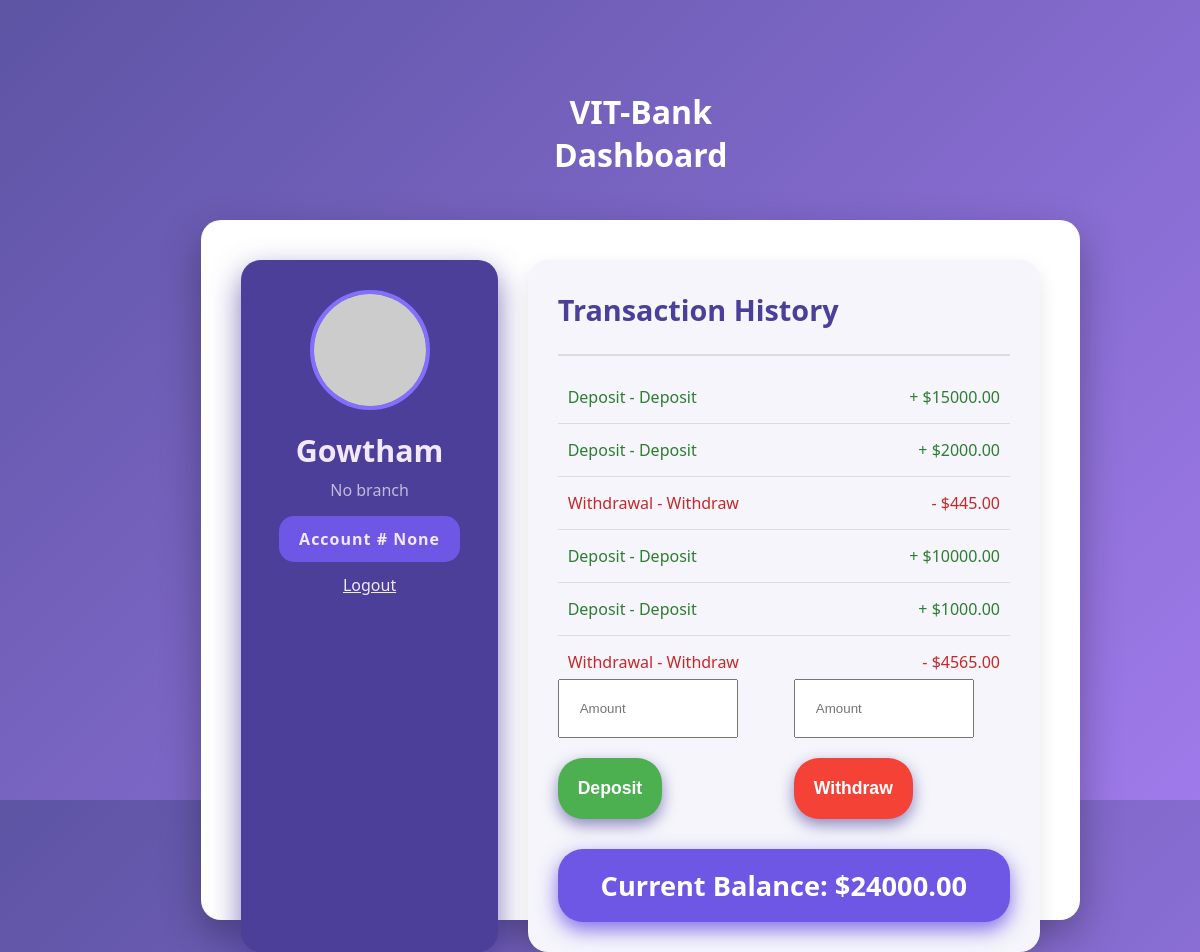
The app's page /dashboard (signed in) with its own data.
### tables this page shows
CREATE TABLE users (
                id INTEGER PRIMARY KEY AUTOINCREMENT,
                name TEXT UNIQUE NOT NULL,
                pin_hash TEXT NOT NULL,
                age INTEGER,
                account_number TEXT,
                branch TEXT
            );

CREATE TABLE transactions (
                id INTEGER PRIMARY KEY AUTOINCREMENT,
                user_id INTEGER NOT NULL,
                type TEXT CHECK(type IN ('deposit','withdrawal')) NOT NULL,
                label TEXT NOT NULL,
                amount REAL NOT NULL,
                created_at DATETIME DEFAULT CURRENT_TIMESTAMP,
                FOREIGN KEY(user_id) REFERENCES users(id)
            );

### bank.py (the view)
@app.route("/dashboard")
def dashboard():
    if "user_id" not in session:
        return redirect(url_for("signin"))
    uid = session["user_id"]
    with get_db() as conn:
        user = conn.execute("SELECT * FROM users WHERE id=?", (uid,)).fetchone()
        txns = conn.execute("SELECT * FROM transactions WHERE user_id=? ORDER BY created_at DESC", (uid,)).fetchall()
    balance = 0
    for t in txns:
        if t["type"] == "deposit":
            balance += t["amount"]
        else:
            balance -= t["amount"]
    return render_template("dashboard.html", user=user, transactions=txns, balance=balance)

### bank.py (called while the page is built)
def get_db():
    conn = sqlite3.connect(DB_PATH)
    conn.row_factory = sqlite3.Row
    return conn

### templates/dashboard.html (shortened to what this page needs)
<!DOCTYPE html>
<html lang="en">
<head>
  <link href="/static/dashboard.css" rel="stylesheet">
</head>
<body>
  <center><h1 class="title">VIT-Bank Dashboard</h1></center>
  <div class="dashboard">
    <section class="profile">
      <img src="https://ui-avatars.com/api/?name={{ user['name'] | replace(' ', '+') }}" alt="Profile Picture" />
      <h2>{{ user['name'] }}</h2>
      <p>{{ user['branch'] or 'No branch' }}</p>
      <div class="account-number">Account # {{ user['account_number'] }}</div>
      <div style="margin-top:12px;"><a href="/logout" style="color:#f3e8ff;">Logout</a></div>
    </section>
    <section class="transactions">
      <h3>Transaction History</h3>
      <div class="transaction-list">
        {% if transactions %}
          {% for t in transactions %}
            <div class="transaction-item {{ 'deposit' if t['type']=='deposit' else 'withdrawal' }}">
              <span>{{ t['type']|capitalize }} - {{ t['label'] }}</span>
              <span>{{ '+' if t['type']=='deposit' else '-' }} ${{ '%.2f'|format(t['amount']) }}</span>
            </div>
          {% endfor %}
        {% else %}
          <div class="transaction-item">
            <span>No transactions yet</span>
            <span>—</span>
          </div>
        {% endif %}
      </div>
      <div class="actions">
        <form method="POST" action="/txn/deposit" style="flex:1;">
          <input type="number" step="0.01" name="amount" placeholder="Amount">
          <button class="deposit-btn" type="submit">Deposit</button>
        </form>
        <form method="POST" action="/txn/withdraw" style="flex:1;">
          <input type="number" step="0.01" name="amount" placeholder="Amount">
          <button class="withdraw-btn" type="submit">Withdraw</button>
        </form>
      </div>
      <div class="balance">
        Current Balance: ${{ '%.2f'|format(balance) }}
      </div>
    </section>
  </div>
</body>
</html>

### static/dashboard.css (style rules this page uses)
* { margin: 0; padding: 0; box-sizing: border-box; }
body { font-family: 'Segoe UI', Tahoma, Geneva, Verdana, sans-serif; background: linear-gradient(135deg, #5D54A4, #9F7AEA); min-height: 100vh; color: #222; display: flex; justify-content: center; align-items: flex-start; padding: 40px 20px; }
.title { color: white; display: block; width: auto; position: relative; left: 480px; top: 50px; }
.dashboard { background: #fff; border-radius: 20px; box-shadow: 0 16px 40px rgba(0,0,0,0.3); width: 1000px; display: grid; grid-template-columns: 1fr 2fr; gap: 30px; padding: 40px; position: relative; top: 180px; right: 100px; height: 700px; }
.profile { background: #4B3F99; color: #f3e8ff; border-radius: 20px; padding: 30px; display: flex; flex-direction: column; align-items: center; box-shadow: 0 12px 30px rgba(75, 63, 153, 0.7); }
.profile img { width: 120px; height: 120px; border-radius: 50%; margin-bottom: 20px; border: 4px solid #836FFF; object-fit: cover; }
.profile h2 { font-size: 1.9rem; font-weight: 700; margin-bottom: 8px; }
.profile p { font-size: 1rem; color: #c3b9da; margin-bottom: 15px; }
.profile .account-number { background: #6F57E5; padding: 12px 20px; border-radius: 15px; font-weight: 600; letter-spacing: 1px; user-select: text; }
.transactions { background: #f5f5fb; border-radius: 20px; padding: 30px; box-shadow: 0 8px 20px rgba(0,0,0,0.1); display: flex; flex-direction: column; }
.transactions h3 { margin-bottom: 25px; font-size: 1.8rem; font-weight: 600; color: #4B3F99; }
.transaction-list { flex-grow: 1; overflow-y: auto; max-height: 320px; border-top: 2px solid #ddd; padding-top: 15px; }
.transaction-item { display: flex; justify-content: space-between; padding: 15px 10px; border-bottom: 1px solid #ddd; font-weight: 500; }
.deposit { color: #2e7d32; }
.withdrawal { color: #c62828; }
.actions { margin-top: 25px; display: flex; gap: 20px; }
input { width: 180px; padding: 20px; position: relative; bottom: 20px; }
button { flex: 1; padding: 15px 0; border: none; border-radius: 25px; font-weight: 700; font-size: 1.1rem; cursor: pointer; box-shadow: 0 6px 15px rgba(75, 63, 153, 0.6); transition: background-color 0.3s ease, box-shadow 0.3s ease; }
.deposit-btn { background: #4CAF50; color: white; padding: 20px; }
.withdraw-btn { background: #F44336; color: white; padding: 20px; }
.balance { margin-top: 30px; padding: 18px 0; text-align: center; font-weight: 700; font-size: 1.7rem; background: #6F57E5; color: white; border-radius: 25px; box-shadow: 0 8px 20px rgba(111, 87, 229, 0.85); user-select: none; }

### records on screen
users: name "Gowtham"
transactions: type "Deposit", label "Deposit", type "+", amount "15000.00"
transactions: type "Deposit", label "Deposit", type "+", amount "2000.00"
transactions: type "Withdrawal", label "Withdraw", type "-", amount "445.00"
transactions: type "Deposit", label "Deposit", type "+", amount "10000.00"
transactions: type "Deposit", label "Deposit", type "+", amount "1000.00"
transactions: type "Withdrawal", label "Withdraw", type "-", amount "4565.00"

### other values on screen
{{ user['branch'] or 'No branch' }} "No branch"
{{ user['account_number'] }} "None"
{{ '%.2f'|format(balance) }} "24000.00"
